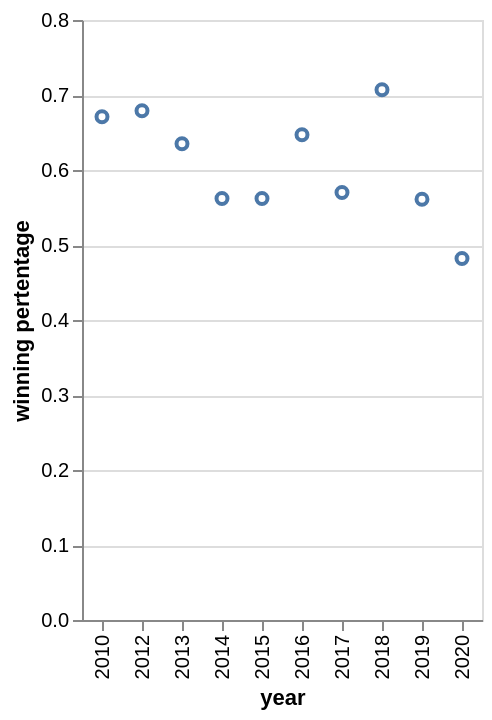

Write the Vega-Lite specification saved for this chart.
### Vega-Lite specification from a JSON file in a GitHub repository (floating-point values rounded to 4 significant figures)
{"data": {"values": [{"year": "2010", "winning pertentage": 0.671}, {"year": "2012", "winning pertentage": 0.679}, {"year": "2013", "winning pertentage": 0.635}, {"year": "2014", "winning pertentage": 0.562}, {"year": "2015", "winning pertentage": 0.562}, {"year": "2016", "winning pertentage": 0.647}, {"year": "2017", "winning pertentage": 0.57}, {"year": "2018", "winning pertentage": 0.707}, {"year": "2019", "winning pertentage": 0.561}, {"year": "2020", "winning pertentage": 0.482}]}, "mark": "point", "encoding": {"x": {"field": "year", "type": "nominal"}, "y": {"aggregate": "average", "field": "winning pertentage", "type": "quantitative", "title": "winning pertentage"}}, "config": {}}
